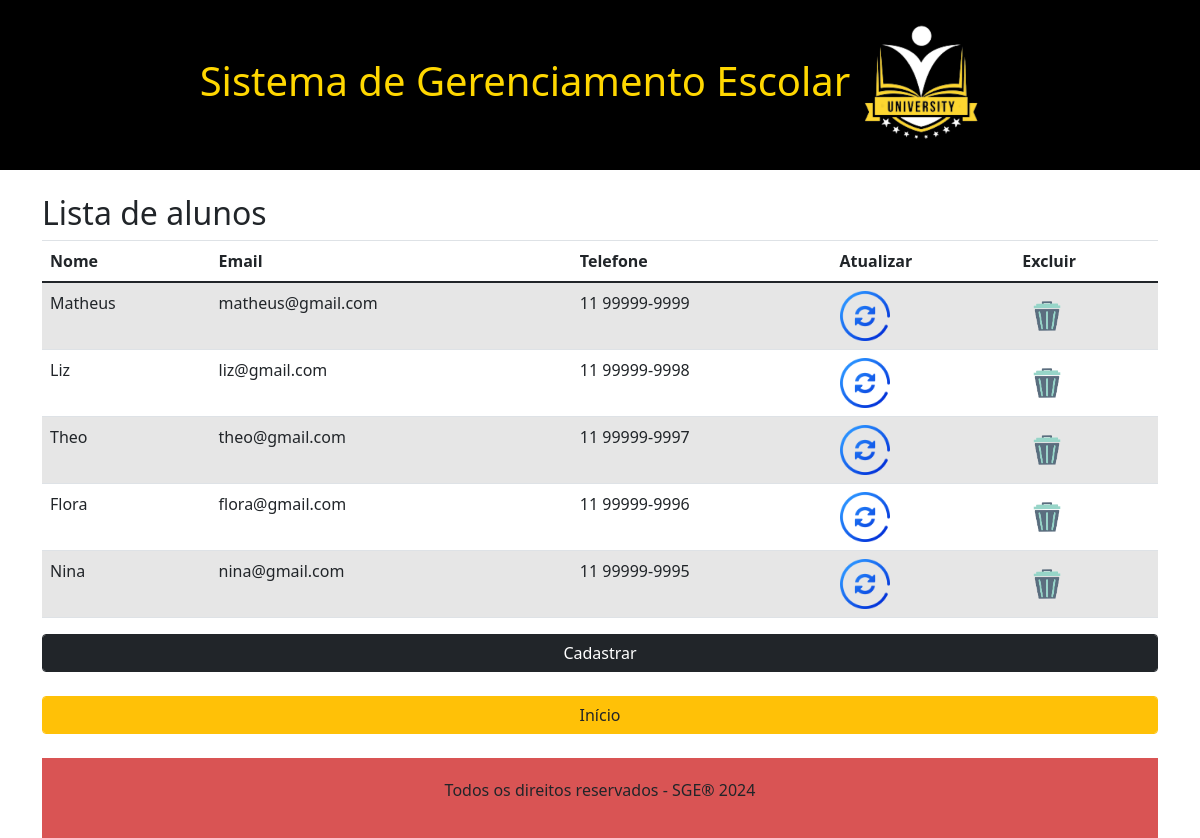
Screenshot of /listar_aluno.php with the database file from the repository.
### tables this page shows
CREATE TABLE `sge_alunos` (
  `id_aluno` int(11) NOT NULL,
  `nome_aluno` varchar(200) NOT NULL,
  `email_aluno` varchar(200) NOT NULL,
  `telefone_aluno` varchar(200) NOT NULL
);

### listar_aluno.php (the view, shortened to what this page needs)
<!DOCTYPE html>
<html lang="pt-br">
<head>
    <link rel="stylesheet" href="style.css">
    <link rel="stylesheet" href="https://stackpath.bootstrapcdn.com/bootstrap/4.5.2/css/bootstrap.min.css">
</head>
<body>
    <?php
    include "database.php";
    include "header.php";
    $sql_listar = "SELECT * FROM sge_alunos";
    $consulta_bd = mysqli_query($conexao, $sql_listar);
    ?>
    <div class="container">
        <h2>Lista de alunos</h2>
        <table class="table table-striped table-hover">
            <thead>
                <tr>
                    <th>Nome</th>
                    <th>Email</th>
                    <th>Telefone</th>
                    <th>Atualizar</th>
                    <th>Excluir</th>
                </tr>
            </thead>
            <tbody>
                <?php while($dados_db = mysqli_fetch_array($consulta_bd)):?>
                <tr>
                    <td><?php echo $dados_db['nome_aluno'];?></td>
                    <td><?php echo $dados_db['email_aluno'];?></td>
                    <td><?php echo $dados_db['telefone_aluno'];?></td>
                    <td><a href="form_atualizar_cadastro_aluno.php?id_aluno=<?php echo $dados_db['id_aluno'];?>"><img src="img/iconsupdate.png" alt="Atualizar" width="50"></a></td>
                    <td><a href="excluir_cadastro_aluno.php?id_aluno=<?php echo $dados_db['id_aluno'];?>"><img src="img/iconsdelete.png" alt="Excluir" width="50"></a></td>
                </tr>
                <?php endwhile;?>
            </tbody>
        </table>
        <div class="d-grid">
    <a href="form_cad_aluno.php" class="btn btn-dark text-white form-control">Cadastrar</a>
        </div>
        <br>
        <div class="d-grid">
            <a href="index.php" class="btn btn-warning text-dark form-control">Início</a>
        </div>
        <?php include "footer.php"; ?>
    </div>
</body>
</html>

### header.php (shortened to what this page needs)
<!DOCTYPE html>
<html lang="en">
<head>
    <link rel="stylesheet" href="footer.css">
    <link href="https://cdn.jsdelivr.net/npm/bootstrap@5.0.2/dist/css/bootstrap.min.css" rel="stylesheet">
</head>
<body>
    <header>
        <h1>Sistema de Gerenciamento <span class="yellow-text">Escolar</span></h1>
        <img src="img/logo_university.png" alt="logo" width="150" class="logo">
    </header>
    <br>
</body>
</html>

### footer.php (shortened to what this page needs)
<footer class="mt-4">
    <div class="container">
        <p class="text-center">Todos os direitos reservados - SGE® 2024</p>
    </div>
</footer>

### style.css (style rules this page uses)
body { background-color: #ffffcc; }

### CSS/footer.css (style rules this page uses)
body { display: flex; flex-direction: column; min-height: 100vh; }
footer { margin-top: auto; background-color: #c80909b1; padding: 20px 0; }

### header.php (style rules this page uses)
header { background-color: #000000; padding: 10px; display: flex; justify-content: center; align-items: center; color: #ffd700; }
.logo { width: 150px; height: auto; }

### rows the page displays
sge_alunos: nome_aluno "Matheus", email_aluno "matheus@gmail.com", telefone_aluno "11 99999-9999"
sge_alunos: nome_aluno "Liz", email_aluno "liz@gmail.com", telefone_aluno "11 99999-9998"
sge_alunos: nome_aluno "Theo", email_aluno "theo@gmail.com", telefone_aluno "11 99999-9997"
sge_alunos: nome_aluno "Flora", email_aluno "flora@gmail.com", telefone_aluno "11 99999-9996"
sge_alunos: nome_aluno "Nina", email_aluno "nina@gmail.com", telefone_aluno "11 99999-9995"
